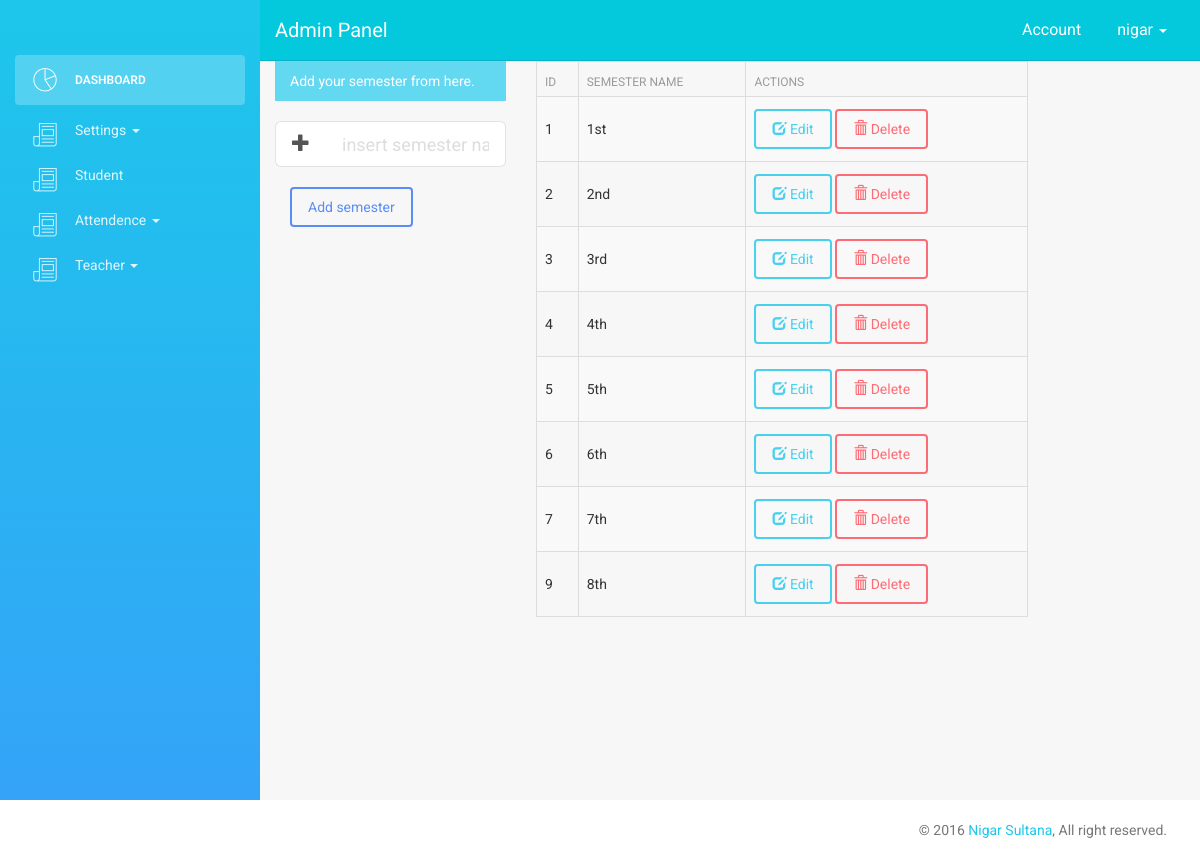
The page /admin/semester.php (signed in) on the database its author committed.
### tables this page shows
CREATE TABLE `semester` (
  `semesterid` int(11) NOT NULL,
  `semestertitle` varchar(100) NOT NULL
);

### admin/semester.php (the view, shortened to what this page needs)
<?php
include("../include/admin_header.php");
?>
        <div id="content" class="col-lg-10 col-sm-10">
	<div class="row">
        <div class=" col-md-4 ">
              <?php
			  if(isset($_GET['edit'])){
				$id=$_GET['edit'];
$sql=mysqli_query($con,"select * from semester where semesterid='$id'");
								while($row=mysqli_fetch_array($sql)){
									$id=$row['semesterid'];
									$name=$row['semestertitle'];
			?>
            <div class="alert alert-info">
               Edit semester from here.
            </div>
            <form class="form-horizontal" action="" method="post">
                <fieldset>
				<input type="hidden" name="id" value="<?php echo "$id";?>" >
                    <div class="input-group input-group-lg">
                        <span class="input-group-addon"><i class="glyphicon glyphicon-plus"></i></span>
                        <input type="text" class="form-control" placeholder="insert semester name" name="dname" value="<?php echo "$name";?>" >
                    </div>
                    <div class="clearfix"></div><br>
                    <p class="center col-md-5">
                        <button type="submit" class="btn btn-primary" name="edit">Edit semester</button>
                    </p>
                </fieldset>
            </form>
			<?php
								}
			  }
			  else{
			?>
			<div class="alert alert-info">
               Add your semester from here.
            </div>
            <form class="form-horizontal" action="" method="post">
                <fieldset>
                    <div class="input-group input-group-lg">
                        <span class="input-group-addon"><i class="glyphicon glyphicon-plus"></i></span>
                        <input type="text" class="form-control" placeholder="insert semester name" name="dname" required="required">
                    </div>
                    <div class="clearfix"></div><br>
                    <p class="center col-md-5">
                        <button type="submit" class="btn btn-primary" name="submit">Add semester</button>
                    </p>
                </fieldset>
            </form>
			<?php
			  }
			  ?>
        </div>
		 <div class="box col-md-8">
    <div class="box-inner">
    <div class="box-content">
     <table class="table table-striped table-bordered bootstrap-datatable datatable responsive">
    <thead>
    <tr>
        <th>Id</th>
        <th>semester Name</th>
        <th>Actions</th>
    </tr>
    </thead>
    <tbody>
	<?php
								$sql=mysqli_query($con,"select * from semester");
								while($row=mysqli_fetch_array($sql)){
									$id=$row['semesterid'];
									$name=$row["semestertitle"];
									?>
    <tr>
        <td><?php echo "$id";?></td>
        <td class="center"><?php echo "$name";?></td>
        <td class="center">
            <a class="btn btn-info" href="<?php echo "semester.php?edit=$id";?>">
                <i class="glyphicon glyphicon-edit icon-white"></i>
                Edit
            </a>
            <a class="btn btn-danger" href="<?php echo "semester.php?delete=$id";?>">
                <i class="glyphicon glyphicon-trash icon-white"></i>
                Delete
            </a>
        </td>
    </tr>
    <?php
								}
     ?>
    </tbody>
    </table>
    </div>
    </div>
    </div>
    </div>
    </div>
</div>
     <?php
	include("../include/admin_footer.php");
	?>
</body>
</html>

### rows shown on the page
semester: semesterid "1", semestertitle "1st"
semester: semesterid "2", semestertitle "2nd"
semester: semesterid "3", semestertitle "3rd"
semester: semesterid "4", semestertitle "4th"
semester: semesterid "5", semestertitle "5th"
semester: semesterid "6", semestertitle "6th"
semester: semesterid "7", semestertitle "7th"
semester: semesterid "9", semestertitle "8th"

### other values the page prints
$username "nigar"
